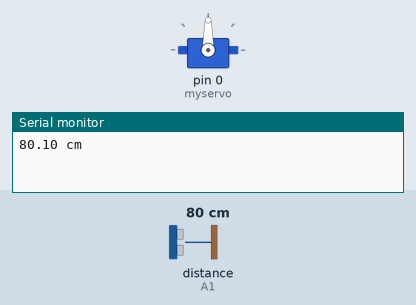
Simulated run of this sketch. Board: Arduino Uno, built with avr-gcc and run on an emulated ATmega328P. Parts: servo, the last lines printed to the serial monitor. Wiring (inferred from the names in the program): ultrasonic range finder: trigger A0; echo A1. The test bench sets the inputs (shaded band); at power-on: distance to the obstacle (sensor on A1) 80 cm. The echo pulse lasts 58.3 µs per cm.

Above: at 2.2 s.
2.3 s: distance to the obstacle (sensor on A1) set to 22 cm
4.3 s: distance to the obstacle (sensor on A1) set to 18 cm
At 7.0 s:
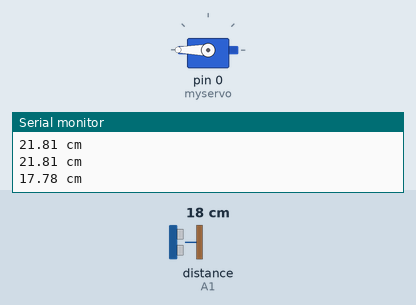
Timing chart, 0 to 8.5 s (numbered marks = the images above; inputs shaded):
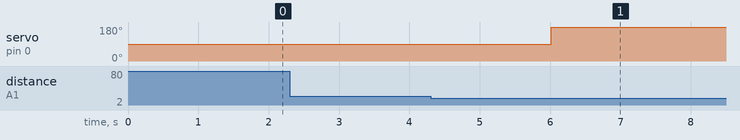

Measured:
- the behaviour switches between 21 and 20 cm on distance to the obstacle (sensor on A1) (found by bisection; images 0 and 1)
- after the input at 4.3 s, servo on pin 0 (myservo): 90° → 180° after 1.7 s

The sketch:

21_Mycar.ino
```cpp
#include <Servo.h>


Servo myservo;
const int TRIGGER_PIN = A0;
const int ECHO_PIN = A1;
const int inter_time = 500;

unsigned long duration;
float distance;
float forWord();
void setup() {
  Serial.begin(9600);
  pinMode (TRIGGER_PIN, OUTPUT);
  pinMode (ECHO_PIN, INPUT);
  myservo.attach(0);
  myservo.write(90);
    delay(1000);
}

void loop() {
  if(forWord() <= 20.0 )
    myservo.write(180);
    delay(1000);


}

float forWord()
{
  digitalWrite(TRIGGER_PIN, HIGH);
  delayMicroseconds(100);
  digitalWrite(TRIGGER_PIN, LOW);
  duration = pulseIn (ECHO_PIN, HIGH);
  distance = (duration / 2.0) / 29.0;

  Serial.print(distance);
  Serial.println(" cm");
  delay(inter_time);
  return distance;
}
```
